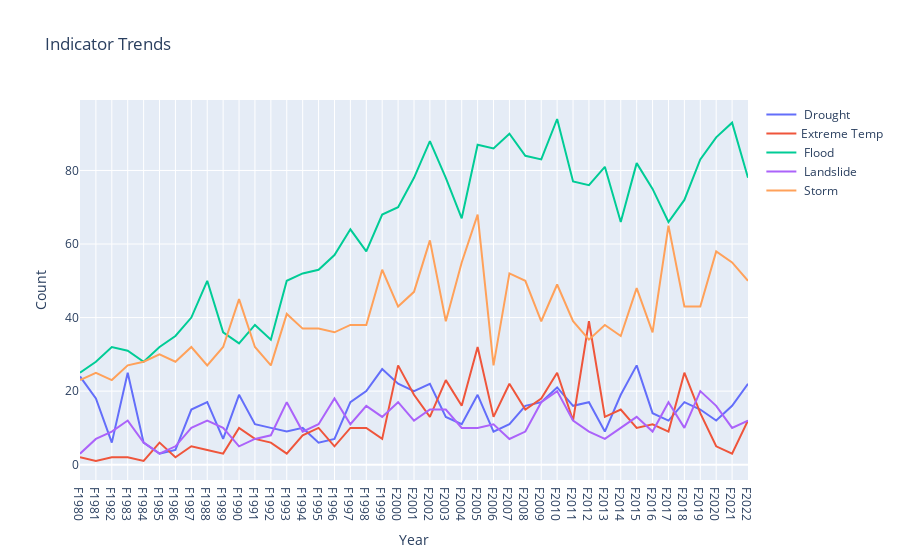

Notebook code for this chart:
### Code cell
# indicator_df = indicator_df.transpose()

# Create a list of indicators to plot (excluding the 'TOTAL' row)
indicators = indicator_df.index[:-1]

# Create a list of years from the columns
years = indicator_df.columns.tolist()

# Create a list of line traces for each indicator
traces = []
for indicator in indicators:
    trace = go.Scatter(
        x=years,
        y=indicator_df.loc[indicator],
        name=indicator
    )
    traces.append(trace)

# Create the layout
layout = go.Layout(
    title='Indicator Trends',
    xaxis=dict(title='Year'),
    yaxis=dict(title='Count')
)

# Create the figure
fig = go.Figure(data=traces, layout=layout)

# Show the figure
fig.show()

### Figure 1 — Plotly figure (JSON) as saved in the notebook; plotly's stock layout.template omitted (floating-point values rounded to 4 significant figures)
{"data": [{"name": " Drought", "type": "scatter", "x": ["F1980", "F1981", "F1982", "F1983", "F1984", "F1985", "F1986", "F1987", "F1988", "F1989", "F1990", "F1991", "F1992", "F1993", "F1994", "F1995", "F1996", "F1997", "F1998", "F1999", "F2000", "F2001", "F2002", "F2003", "F2004", "F2005", "F2006", "F2007", "F2008", "F2009", "F2010", "F2011", "F2012", "F2013", "F2014", "F2015", "F2016", "F2017", "F2018", "F2019", "F2020", "F2021", "F2022"], "y": [24, 18, 6, 25, 6, 3, 4, 15, 17, 7, 19, 11, 10, 9, 10, 6, 7, 17, 20, 26, 22, 20, 22, 13, 11, 19, 9, 11, 16, 17, 21, 16, 17, 9, 19, 27, 14, 12, 17, 15, 12, 16, 22]}, {"name": "Extreme Temp", "type": "scatter", "x": ["F1980", "F1981", "F1982", "F1983", "F1984", "F1985", "F1986", "F1987", "F1988", "F1989", "F1990", "F1991", "F1992", "F1993", "F1994", "F1995", "F1996", "F1997", "F1998", "F1999", "F2000", "F2001", "F2002", "F2003", "F2004", "F2005", "F2006", "F2007", "F2008", "F2009", "F2010", "F2011", "F2012", "F2013", "F2014", "F2015", "F2016", "F2017", "F2018", "F2019", "F2020", "F2021", "F2022"], "y": [2, 1, 2, 2, 1, 6, 2, 5, 4, 3, 10, 7, 6, 3, 8, 10, 5, 10, 10, 7, 27, 19, 13, 23, 16, 32, 13, 22, 15, 18, 25, 12, 39, 13, 15, 10, 11, 9, 25, 14, 5, 3, 12]}, {"name": " Flood", "type": "scatter", "x": ["F1980", "F1981", "F1982", "F1983", "F1984", "F1985", "F1986", "F1987", "F1988", "F1989", "F1990", "F1991", "F1992", "F1993", "F1994", "F1995", "F1996", "F1997", "F1998", "F1999", "F2000", "F2001", "F2002", "F2003", "F2004", "F2005", "F2006", "F2007", "F2008", "F2009", "F2010", "F2011", "F2012", "F2013", "F2014", "F2015", "F2016", "F2017", "F2018", "F2019", "F2020", "F2021", "F2022"], "y": [25, 28, 32, 31, 28, 32, 35, 40, 50, 36, 33, 38, 34, 50, 52, 53, 57, 64, 58, 68, 70, 78, 88, 78, 67, 87, 86, 90, 84, 83, 94, 77, 76, 81, 66, 82, 75, 66, 72, 83, 89, 93, 78]}, {"name": " Landslide", "type": "scatter", "x": ["F1980", "F1981", "F1982", "F1983", "F1984", "F1985", "F1986", "F1987", "F1988", "F1989", "F1990", "F1991", "F1992", "F1993", "F1994", "F1995", "F1996", "F1997", "F1998", "F1999", "F2000", "F2001", "F2002", "F2003", "F2004", "F2005", "F2006", "F2007", "F2008", "F2009", "F2010", "F2011", "F2012", "F2013", "F2014", "F2015", "F2016", "F2017", "F2018", "F2019", "F2020", "F2021", "F2022"], "y": [3, 7, 9, 12, 6, 3, 5, 10, 12, 10, 5, 7, 8, 17, 9, 11, 18, 11, 16, 13, 17, 12, 15, 15, 10, 10, 11, 7, 9, 17, 20, 12, 9, 7, 10, 13, 9, 17, 10, 20, 16, 10, 12]}, {"name": " Storm", "type": "scatter", "x": ["F1980", "F1981", "F1982", "F1983", "F1984", "F1985", "F1986", "F1987", "F1988", "F1989", "F1990", "F1991", "F1992", "F1993", "F1994", "F1995", "F1996", "F1997", "F1998", "F1999", "F2000", "F2001", "F2002", "F2003", "F2004", "F2005", "F2006", "F2007", "F2008", "F2009", "F2010", "F2011", "F2012", "F2013", "F2014", "F2015", "F2016", "F2017", "F2018", "F2019", "F2020", "F2021", "F2022"], "y": [23, 25, 23, 27, 28, 30, 28, 32, 27, 32, 45, 32, 27, 41, 37, 37, 36, 38, 38, 53, 43, 47, 61, 39, 55, 68, 27, 52, 50, 39, 49, 39, 34, 38, 35, 48, 36, 65, 43, 43, 58, 55, 50]}], "layout": {"title": {"text": "Indicator Trends"}, "xaxis": {"title": {"text": "Year"}}, "yaxis": {"title": {"text": "Count"}}}}
